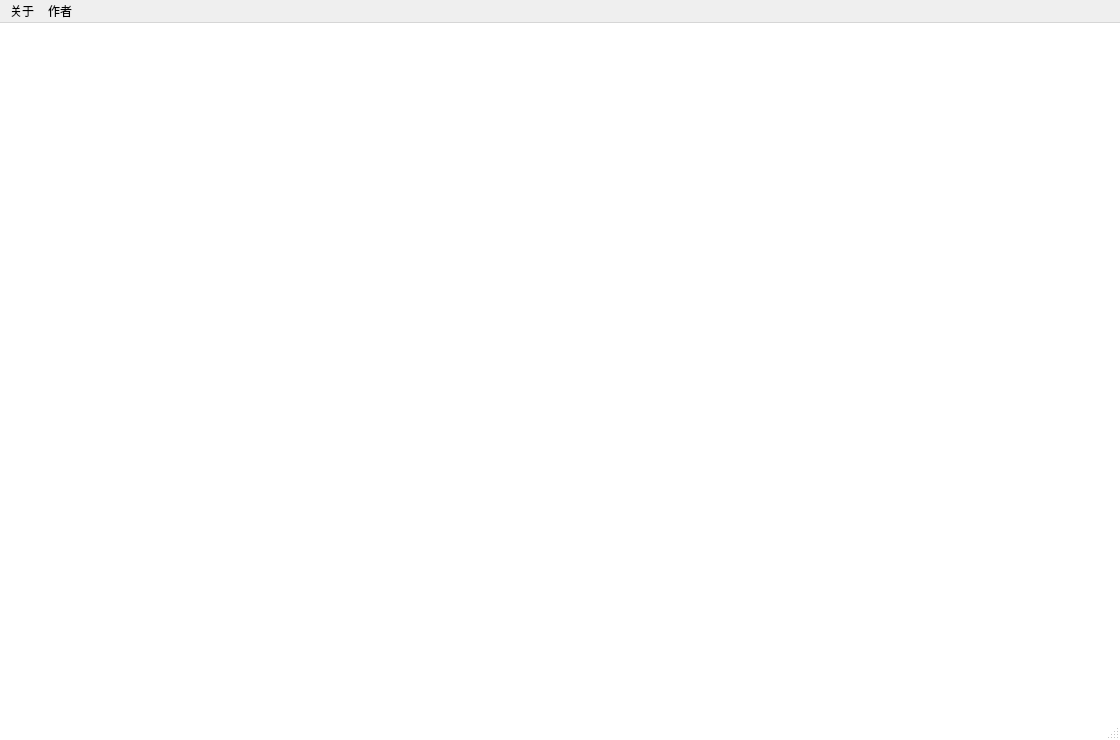
<?xml version="1.0" encoding="UTF-8"?>
<ui version="4.0">
 <class>MainWindow</class>
 <widget class="QMainWindow" name="MainWindow">
  <property name="geometry">
   <rect>
    <x>0</x>
    <y>0</y>
    <width>1120</width>
    <height>740</height>
   </rect>
  </property>
  <property name="windowTitle">
   <string>MainWindow</string>
  </property>
  <property name="styleSheet">
   <string notr="true">QMainWindow {
	background-color: white;
}</string>
  </property>
  <widget class="QWidget" name="centralwidget"/>
  <widget class="QMenuBar" name="menubar">
   <property name="geometry">
    <rect>
     <x>0</x>
     <y>0</y>
     <width>1120</width>
     <height>26</height>
    </rect>
   </property>
   <widget class="QMenu" name="menu">
    <property name="title">
     <string>关于</string>
    </property>
    <addaction name="action_OpenStack"/>
    <addaction name="action_OpenStackDocs"/>
   </widget>
   <widget class="QMenu" name="menu_2">
    <property name="title">
     <string>作者</string>
    </property>
    <addaction name="action_CSDN"/>
   </widget>
   <addaction name="menu"/>
   <addaction name="menu_2"/>
  </widget>
  <widget class="QStatusBar" name="statusbar"/>
  <action name="action_OpenStack">
   <property name="text">
    <string>OpenStack</string>
   </property>
  </action>
  <action name="action_OpenStackDocs">
   <property name="text">
    <string>OpenStackDocs</string>
   </property>
  </action>
  <action name="action_CSDN">
   <property name="text">
    <string>CSDN</string>
   </property>
  </action>
 </widget>
 <resources/>
 <connections/>
</ui>
